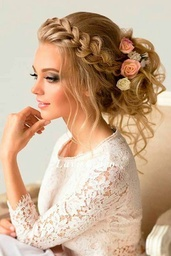
#> input picture PixelManipulate/testImage.jpg, 171 x 256 px, shrunk from 640 x 960 before the run
$ python ModifyingPixel.py
#> lines starting #> are read from the running program, lines starting #| are printed output that depends on the picture
#> further down, testImage is the input picture: PIL image 171x256 RGB; mean R, G, B 201.4, 172.6, 146.5
import math
from PIL import Image

def changeColor(pic):
    image = pic.copy()
    (width, height) = pic.size
    for x in range(width):
        for y in range(height):
            color = image.getpixel((x, y))
            (r, g, b) = color
            if r > g:
                newColor = (b, g, r)
            else:
                if r > b:
                    newColor = (b, g, r)
            image.putpixel((x, y), newColor)
    return image

def distance(color1, color2):
    (r1, g1, b1) = color1
    (r2, g2, b2) = color2
    distanceResult = math.sqrt((r1 - r2)**2 + (g1 - g2)**2 + (b1 - b2)**2)
    return distanceResult

def changeColorByDistance(pic, wantedColor, distanceInput):
#> called with wantedColor = (250, 250, 250), distanceInput = 60
    image = pic.copy()
    (width, height) = pic.size
#> width = 171; height = 256
    for x in range(width):
        for y in range(height):
            color = image.getpixel((x, y))
            if distance(color, wantedColor) < distanceInput:
                (r, g, b) = color
                newColor = (int(r/2), int(g/2), int(b/2)) ##Changing color
                image.putpixel((x, y), newColor)
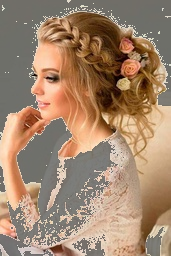
#> image: PIL image 171x256 RGB; mean R, G, B 161.4, 133.2, 109.1
    return image


testImage = Image.open("testImage.jpg")
# processedImage = changeColor(testImage)
processedImage = changeColorByDistance(testImage, (250, 250, 250), 60) ##change parameter
processedImage.show()
processedImage.save("processedImage.jpg")
